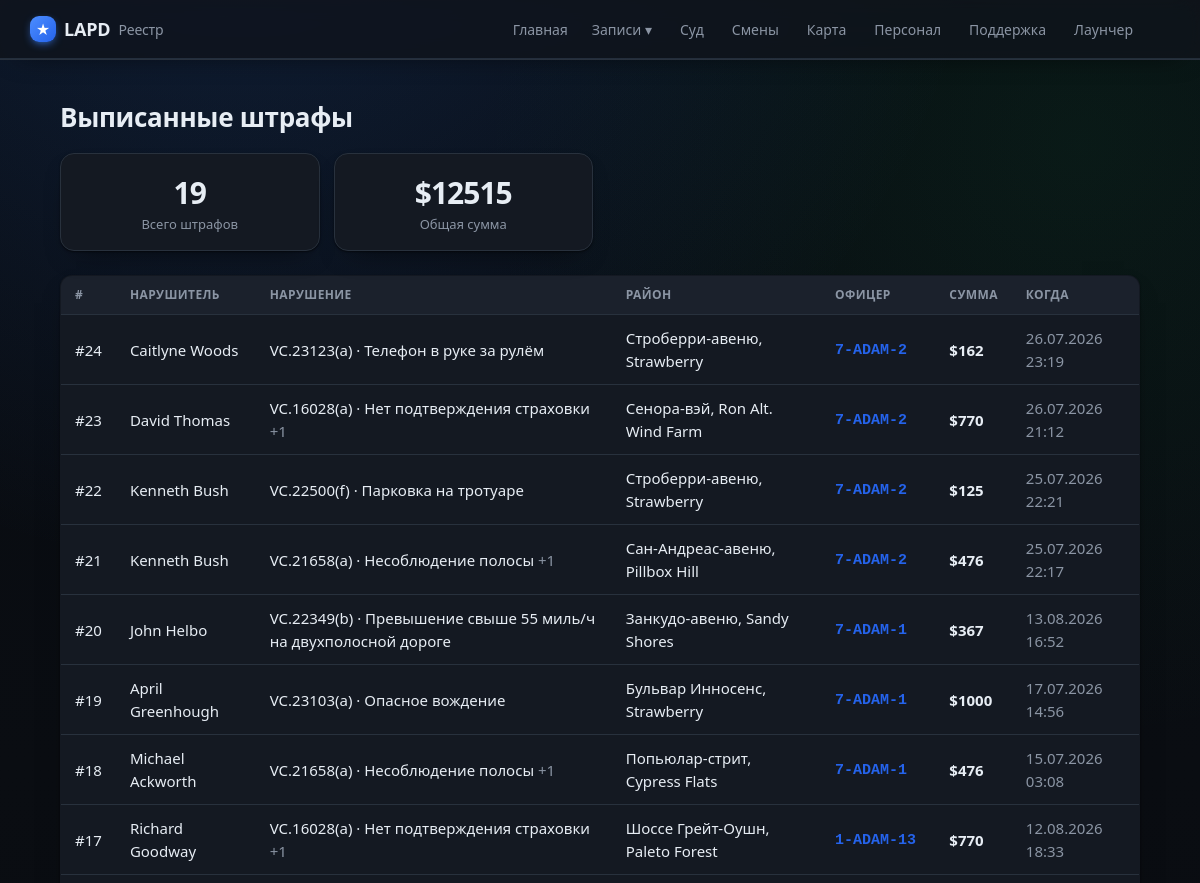
Before: /citations (upper part) with the older database file.
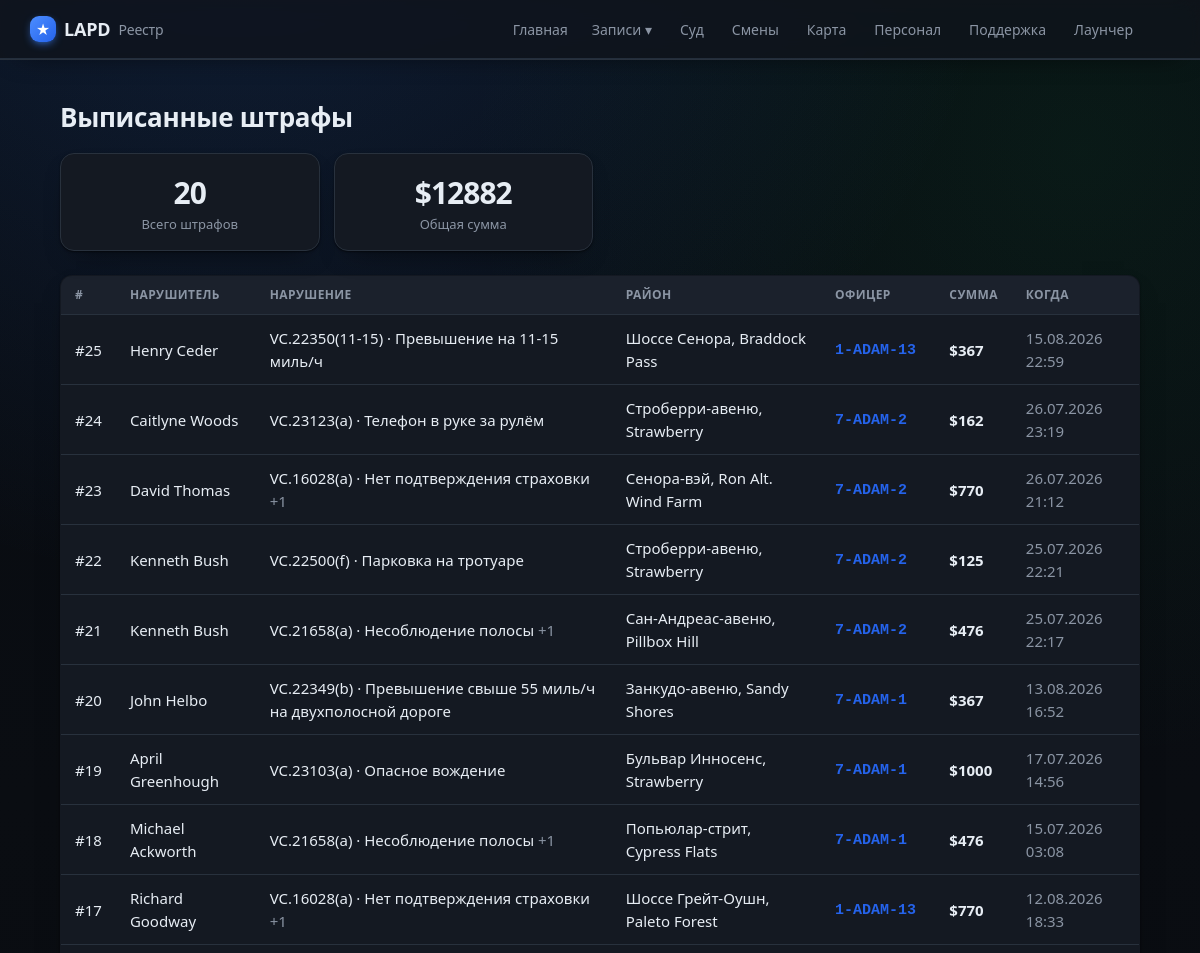
After: the same page with the newer database file.
### tables this page shows
CREATE TABLE citations (
                id INTEGER PRIMARY KEY AUTOINCREMENT,
                external_id TEXT UNIQUE,
                officer_id INTEGER,
                subject_name TEXT,
                issued_at TEXT,
                location TEXT,
                charges TEXT,
                fine INTEGER DEFAULT 0,
                notes TEXT
            );

CREATE TABLE officers (
                id INTEGER PRIMARY KEY AUTOINCREMENT,
                callsign TEXT UNIQUE NOT NULL,
                name TEXT
            , current_status TEXT, status_since TEXT, rank TEXT, department TEXT, discord TEXT, is_admin INTEGER);

### app/main.py (the view)
@app.route("/citations")
def citations():
    return render_template("citations.html", citations=db.list_citations(300),
                           summary=db.citations_summary())

### app/db.py (called while the page is built)
def fmt_dt(iso):
    try:
        dt = datetime.datetime.fromisoformat(iso)
        return dt.strftime("%d.%m.%Y %H:%M")
    except Exception:
        return iso or "—"

@contextmanager
def get_conn():
    conn = sqlite3.connect(config.DB_PATH)
    conn.row_factory = sqlite3.Row
    try:
        yield conn
        conn.commit()
    finally:
        conn.close()

def _jsonlist(val):
    if not val:
        return []
    try:
        return json.loads(val)
    except Exception:
        return [x.strip() for x in str(val).split(",") if x.strip()]

def _replace_mojibake_pairs(s):
    for bad, good in sorted(_MOJI_TO_CYR.items(), key=lambda x: len(x[0]), reverse=True):
        s = s.replace(bad, good)
    return s

def _fix_rooms(s):
    return re.sub(r"(\d)([А-Я])", lambda m: m.group(1) + _CYR2LAT.get(m.group(2), m.group(2)), s)

def _cp1251_bytes(s):
    out = bytearray()
    for ch in s:
        try:
            out += ch.encode("cp1251")
        except UnicodeEncodeError:
            code = ord(ch)
            if code < 256:
                out.append(code)
            else:
                raise
    return bytes(out)

### app/templates/citations.html (shortened to what this page needs)
{% extends "base.html" %}
{% block content %}
<h1>Выписанные штрафы</h1>
<section class="stats">
  <div class="stat"><div class="num">{{ summary.count }}</div><div class="lbl">Всего штрафов</div></div>
  <div class="stat"><div class="num">${{ summary.total_fine }}</div><div class="lbl">Общая сумма</div></div>
</section>
{% if citations %}
<table class="tbl">
  <thead><tr><th>#</th><th>Нарушитель</th><th>Нарушение</th><th>Район</th><th>Офицер</th><th>Сумма</th><th>Когда</th></tr></thead>
  <tbody>
  {% for c in citations %}
    <tr onclick="location='{{ url_for('citation_view', cid=c.id) }}'">
      <td><a class="row-link" href="{{ url_for('citation_view', cid=c.id) }}" onclick="event.stopPropagation()">#{{ c.id }}</a></td>
      <td><a class="row-link" href="{{ url_for('file_view', name=c.subject_name) }}" onclick="event.stopPropagation()">{{ c.subject_name }}</a></td>
      <td>{% if c.charges %}{{ c.charges[0] }}{% if c.charges|length > 1 %}
            <span class="muted">+{{ c.charges|length - 1 }}</span>{% endif %}{% else %}—{% endif %}</td>
      <td>{{ c.location or '—' }}</td>
      <td>{% if c.callsign %}<a class="cs" href="{{ url_for('officer_view', callsign=c.callsign) }}" onclick="event.stopPropagation()">{{ c.callsign }}</a>{% else %}—{% endif %}</td>
      <td><b>${{ c.fine }}</b></td>
      <td class="muted">{{ c.issued_fmt }}</td>
    </tr>
  {% endfor %}
  </tbody>
</table>
{% else %}
  <p class="empty">Штрафов пока нет<span class="empty-sub">Появятся после игры.</span></p>
{% endif %}
{% endblock %}

Changed rows visible on the page:
added citations: id "25", subject_name "Henry Ceder", charges "VC.22350(11-15) · Превышение на 11-15 миль/ч", location "Шоссе Сенора, Braddock Pass", callsign "1-ADAM-13", fine "367", issued_fmt "15.08.2026 22:59"
Other visible differences:
{{ summary.count }}: "19" → "20"
{{ summary.total_fine }}: "12515" → "12882"
